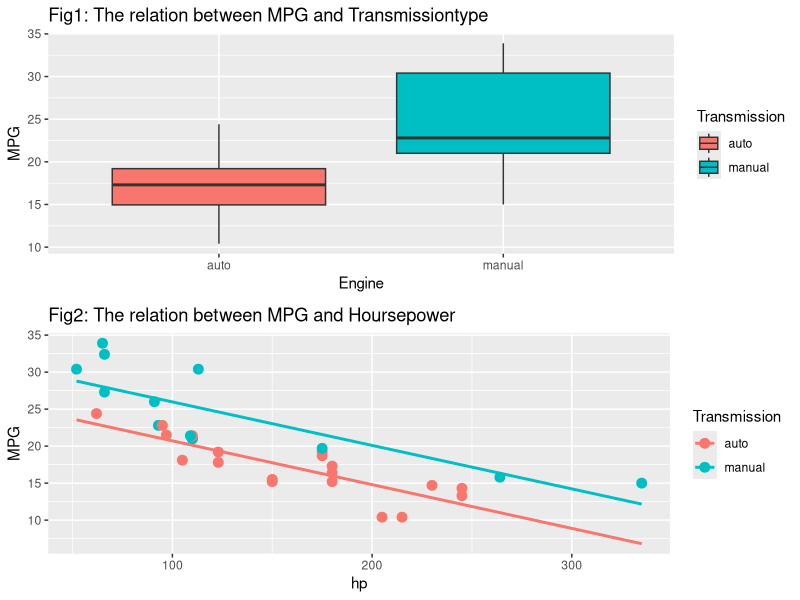
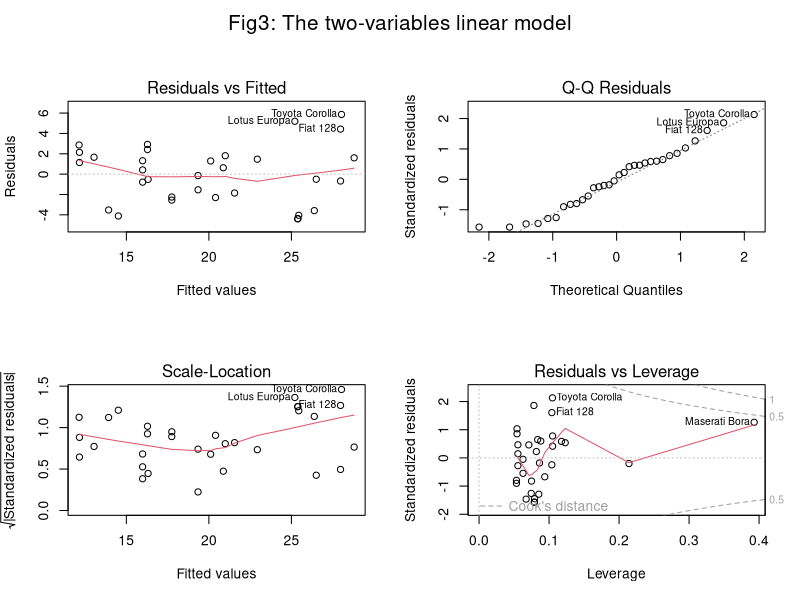
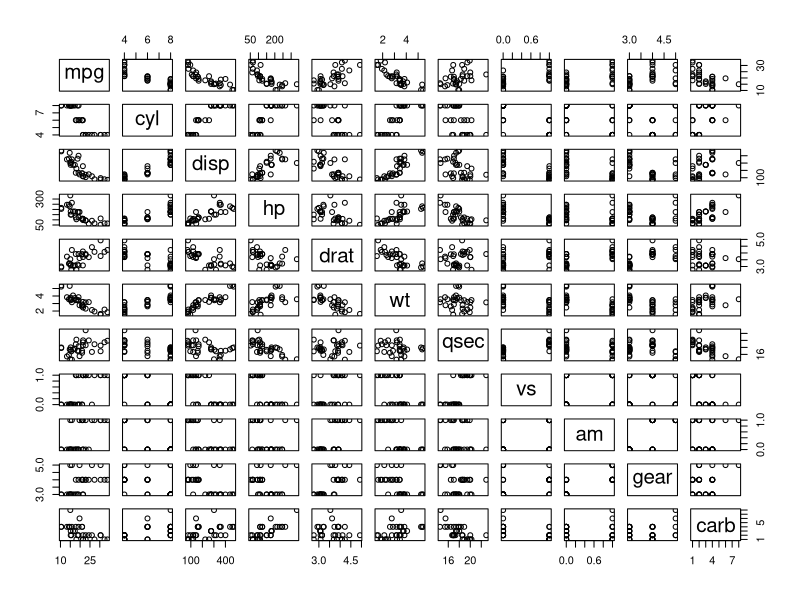

R code for these plots, in order:
## ---- chunk 1
Sys.setlocale("LC_ALL", "C")
data(mtcars)
data = mtcars
## ---- chunk 2
str(mtcars)
## ---- chunk 3
library(ggplot2)
library(grid)
multiplot <- function(..., plotlist=NULL, file, cols=1, layout=NULL) {
  require(grid)

  # Make a list from the ... arguments and plotlist
  plots <- c(list(...), plotlist)

  numPlots = length(plots)

  # If layout is NULL, then use 'cols' to determine layout
  if (is.null(layout)) {
    # Make the panel
    # ncol: Number of columns of plots
    # nrow: Number of rows needed, calculated from # of cols
    layout <- matrix(seq(1, cols * ceiling(numPlots/cols)),
                    ncol = cols, nrow = ceiling(numPlots/cols))
  }

 if (numPlots==1) {
    print(plots[[1]])

  } else {
    # Set up the page
    grid.newpage()
    pushViewport(viewport(layout = grid.layout(nrow(layout), ncol(layout))))

    # Make each plot, in the correct location
    for (i in 1:numPlots) {
      # Get the i,j matrix positions of the regions that contain this subplot
      matchidx <- as.data.frame(which(layout == i, arr.ind = TRUE))

      print(plots[[i]], vp = viewport(layout.pos.row = matchidx$row,
                                      layout.pos.col = matchidx$col))
    }
  }
}

mtcars$am1 = factor(mtcars$am, levels=c(0,1),labels=c("auto","manual"))
p1 = ggplot(data=mtcars, aes(x=am1, y=mpg,fill=am1)) +
  geom_boxplot() +
  xlab("Engine") +
  ylab("MPG") +
  guides(fill=guide_legend(title="Transmission")) + 
  ggtitle("Fig1: The relation between MPG and Transmissiontype")

p2 = ggplot(data=mtcars, aes(x=hp, y=mpg,color=am1)) +  
  geom_point(size=3) +
  xlab("hp") +
  ylab("MPG") + 
  geom_smooth(method=lm,   # Add linear regression lines
              se=FALSE,    # Don't add shaded confidence region
              fullrange=TRUE) + 
  scale_color_discrete(name ="Transmission ") + 
  ggtitle("Fig2: The relation between MPG and Hoursepower")

multiplot(p1,p2, cols=1)
## ---- chunk 4
fit = lm(mpg~am + hp, data=data)
summary(fit)
par(mfrow=c(2, 2),oma=c(0,0,2,0))
plot(fit, sub.caption ="Fig3: The two-variables linear model")
## ---- chunk 5
data = mtcars
data$am1 = NULL
cor(data)
pairs(mpg ~ ., data = data)
## ---- chunk 6
fit2 = lm(mpg~., data=data)
summary(fit2)

